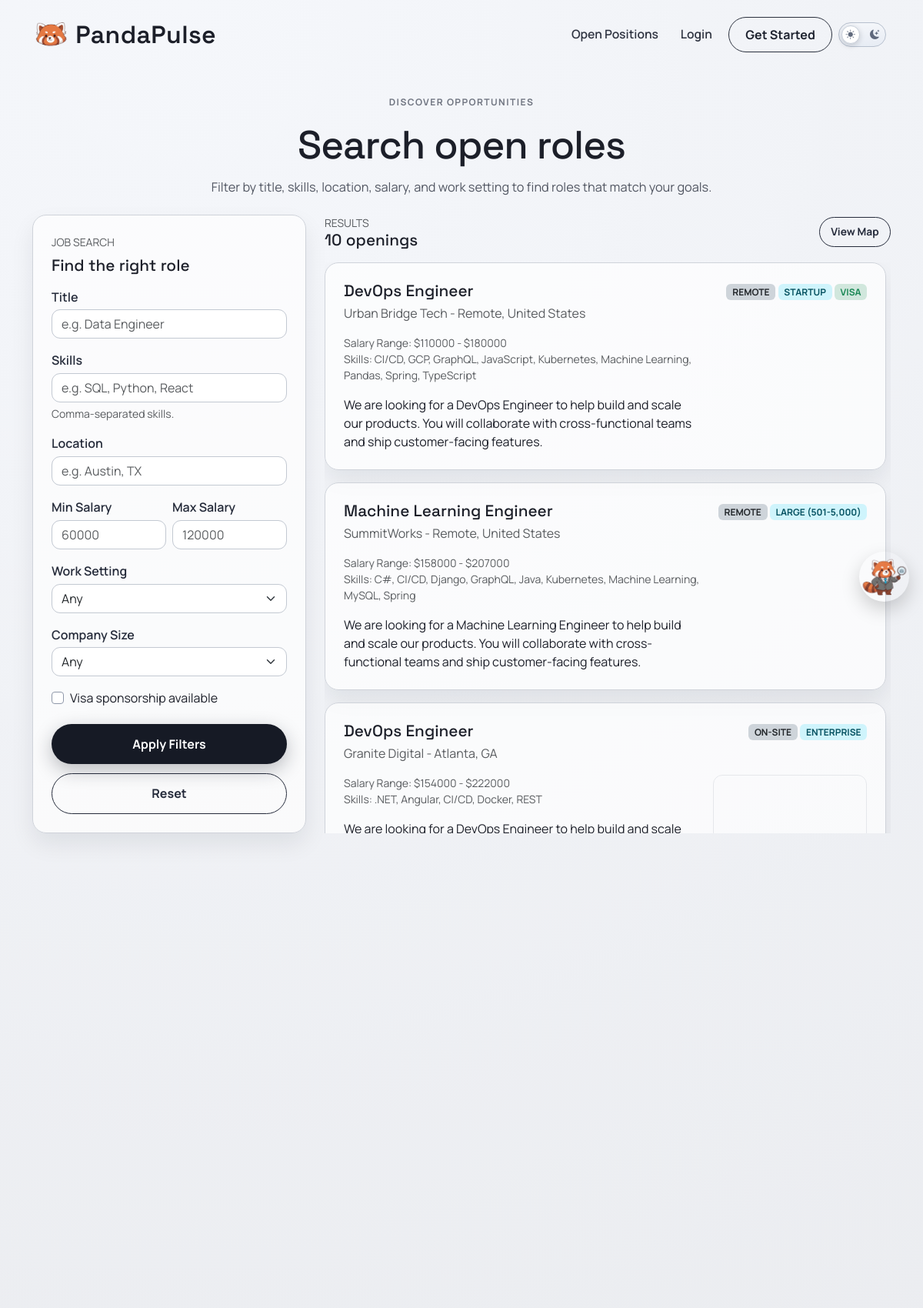
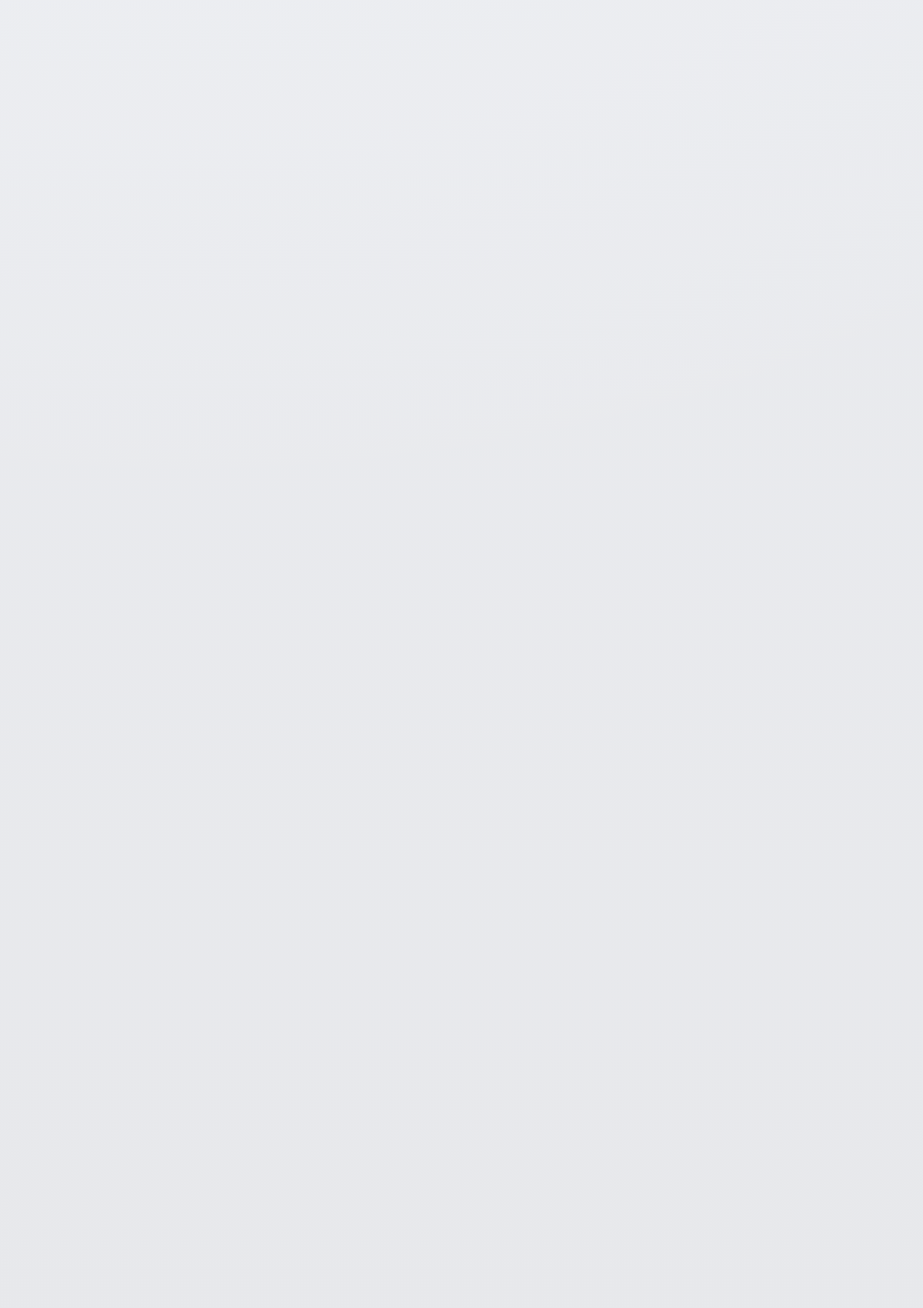
The app's page /jobposts/search/ (upper part) with its own data (2 pictures, top to bottom).
### jobposts/models.py (models this page shows, shortened)
class JobPost(models.Model):
    COMPANY_SIZE_CHOICES = [
        ("small", "Small (1-50)"),
        ("mid_size", "Mid-size (51-500)"),
        ("large", "Large (501-5,000)"),
        ("fortune_500", "Fortune 500"),
        ("startup", "Startup"),
        ("enterprise", "Enterprise"),
        ("other", "Other"),
    ]
    owner = models.ForeignKey(
        settings.AUTH_USER_MODEL,
        on_delete=models.CASCADE,
        related_name='job_posts',
        null=True,
        blank=True,
    )
    title = models.CharField(max_length=200)
    company = models.CharField(max_length=150)
    location = models.CharField(max_length=150)
    pay_range = models.CharField(max_length=100)
    skills = models.CharField(max_length=300, blank=True)
    salary_min = models.IntegerField(null=True, blank=True)
    salary_max = models.IntegerField(null=True, blank=True)
    WORK_SETTING_CHOICES = [
        ("remote", "Remote"),
        ("onsite", "On-site"),
        ("hybrid", "Hybrid"),
    ]
    work_setting = models.CharField(max_length=20, choices=WORK_SETTING_CHOICES, default="onsite")
    company_size = models.CharField(max_length=20, choices=COMPANY_SIZE_CHOICES, default="other")
    visa_sponsorship = models.BooleanField(default=False)
    description = models.TextField()
    created_at = models.DateTimeField(auto_now_add=True)

### map/models.py (models this page shows, shortened)
class OfficeLocation(models.Model):
    job_post = models.OneToOneField(
        'jobposts.JobPost',
        on_delete=models.CASCADE,
        related_name='office_location',
    )
    address_line_1 = models.CharField(max_length=255, blank=True)
    address_line_2 = models.CharField(max_length=255, blank=True)
    city = models.CharField(max_length=100, blank=True)
    state = models.CharField(max_length=100, blank=True)
    postal_code = models.CharField(max_length=20, blank=True)
    country = models.CharField(max_length=100, blank=True, default='United States')
    latitude = models.DecimalField(
        max_digits=9,
        decimal_places=6,
        validators=[
            MinValueValidator(Decimal('-90')),
            MaxValueValidator(Decimal('90')),
        ],
    )
    longitude = models.DecimalField(
        max_digits=9,
        decimal_places=6,
        validators=[
            MinValueValidator(Decimal('-180')),
            MaxValueValidator(Decimal('180')),
        ],
    )
    class Meta:
        ordering = ['job_post_id']
    @property
    def full_address(self):
        parts = [
            self.address_line_1,
            self.address_line_2,
            self.city,
            self.state,
            self.postal_code,
            self.country,
        ]
        return ', '.join([part for part in parts if part])
    @property
    def osm_embed_url(self):
        lat = float(self.latitude)
        lon = float(self.longitude)
        return f'https://maps.google.com/maps?q={lat},{lon}&z=15&output=embed'

### jobposts/views.py (the view, shortened to what this page needs)
# urls.py: path('search/', views.search, name='jobposts.search'),
def search(request):
    if request.user.is_authenticated:
        prof = Profile.objects.filter(user=request.user).first()
        if prof and (prof.account_type == Profile.AccountType.EMPLOYER and not prof.user.is_staff):
            return redirect("accounts.candidate_search")
    template_data = {'title': 'Job Search'}
    posts = JobPost.objects.select_related('office_location').all().order_by('-created_at')
    can_post_job = False
    if request.user.is_authenticated:
        can_post_job = _is_employer(request.user)
    title = request.GET.get('title', '').strip()
    skills = request.GET.get('skills', '').strip()
    location = request.GET.get('location', '').strip()
    salary_min = request.GET.get('salary_min', '').strip()
    salary_max = request.GET.get('salary_max', '').strip()
    work_setting = request.GET.get('work_setting', '').strip()
    company_size = request.GET.get('company_size', '').strip()
    visa_sponsorship = request.GET.get('visa_sponsorship', '').strip()
    use_home_radius = False
    radius_miles = ''
    radius_warning = ''
    radius_active = False
    is_applicant = False
    applicant_profile = None
    has_home_address = False
    home_address = ''
    if title:
        posts = posts.filter(title__icontains=title)
    if skills:
        skill_terms = [term.strip() for term in skills.split(',') if term.strip()]
        for term in skill_terms:
            posts = posts.filter(skills__icontains=term)
    if location:
        posts = posts.filter(location__icontains=location)
    if work_setting:
        posts = posts.filter(work_setting=work_setting)
    if company_size:
        posts = posts.filter(company_size=company_size)
    if visa_sponsorship.lower() in {'true', '1', 'on', 'yes'}:
        posts = posts.filter(visa_sponsorship=True)
    if salary_min:
        try:
            min_value = int(salary_min)
            posts = posts.filter(Q(salary_max__gte=min_value) | Q(salary_min__gte=min_value))
        except ValueError:
            pass
    if salary_max:
        try:
            max_value = int(salary_max)
            posts = posts.filter(Q(salary_min__lte=max_value) | Q(salary_max__lte=max_value))
        except ValueError:
            pass
    posts_sequence = list(posts)
    matched_posts = []
    other_posts = posts_sequence
    template_data['posts'] = posts_sequence
    template_data['matched_posts'] = matched_posts
    template_data['other_posts'] = other_posts
    template_data['posts_count'] = len(posts_sequence)
    template_data['can_post_job'] = can_post_job
    template_data['filters'] = {
        'title': title,
        'skills': skills,
        'location': location,
        'salary_min': salary_min,
        'salary_max': salary_max,
        'work_setting': work_setting,
        'company_size': company_size,
        'visa_sponsorship': visa_sponsorship.lower() in {'true', '1', 'on', 'yes'},
        'use_home_radius': use_home_radius,
        'radius_miles': radius_miles,
    }
    template_data['is_applicant'] = is_applicant
    template_data['has_home_address'] = has_home_address
    template_data['home_address'] = home_address
    template_data['radius_warning'] = radius_warning
    template_data['radius_active'] = radius_active
    return render(request, 'jobposts/search.html', {'template_data': template_data})

### accounts/context_processors.py (called while the page is built)
def can_post_job(request):
    if not request.user.is_authenticated:
        return {"can_post_job": False}
    is_employer = Profile.objects.filter(
        user=request.user,
        account_type=Profile.AccountType.EMPLOYER,
    ).exists()
    return {"can_post_job": is_employer}

### jobposts/templates/jobposts/search.html (shortened to what this page needs)
{% extends 'base.html' %}
{% block content %}
<section class="page-shell job-search-page">
  <div class="container">
    <div class="page-intro text-center">
      <p class="page-kicker">Discover opportunities</p>
      <h1 class="page-title">Search open roles</h1>
      <p class="page-copy">Filter by title, skills, location, salary, and work setting to find roles that match your goals.</p>
    </div>
    <div class="row g-4">
      <div class="col-lg-4">
        <div class="surface-card">
          <div class="text-uppercase text-muted small mb-2">Job search</div>
          <h2 class="surface-title mb-3">Find the right role</h2>
          <form method="get" class="vstack gap-3" id="job-search-filters">
            <div>
              <label class="form-label">Title</label>
              <input type="text" name="title" class="form-control" placeholder="e.g. Data Engineer" value="{{ template_data.filters.title }}">
            </div>
            <div>
              <label class="form-label">Skills</label>
              <input type="text" name="skills" class="form-control" placeholder="e.g. SQL, Python, React" value="{{ template_data.filters.skills }}">
              <div class="form-text">Comma-separated skills.</div>
            </div>
            <div>
              <label class="form-label">Location</label>
              <input type="text" name="location" class="form-control" placeholder="e.g. Austin, TX" value="{{ template_data.filters.location }}">
            </div>
            <div class="row g-2">
              <div class="col-6">
                <label class="form-label">Min Salary</label>
                <input type="number" name="salary_min" class="form-control" placeholder="60000" value="{{ template_data.filters.salary_min }}">
              </div>
              <div class="col-6">
                <label class="form-label">Max Salary</label>
                <input type="number" name="salary_max" class="form-control" placeholder="120000" value="{{ template_data.filters.salary_max }}">
              </div>
            </div>
            <div>
              <label class="form-label">Work Setting</label>
              <select name="work_setting" class="form-select">
                <option value="" {% if not template_data.filters.work_setting %}selected{% endif %}>Any</option>
              </select>
            </div>
            <div>
              <label class="form-label">Company Size</label>
              <select name="company_size" class="form-select">
                <option value="" {% if not template_data.filters.company_size %}selected{% endif %}>Any</option>
              </select>
            </div>
            <div class="form-check">
              <input class="form-check-input" type="checkbox" id="visa_sponsorship" name="visa_sponsorship" value="true" {% if template_data.filters.visa_sponsorship %}checked{% endif %}>
              <label class="form-check-label" for="visa_sponsorship">Visa sponsorship available</label>
            </div>
            <div class="form-actions mt-1">
              <button type="submit" class="primary-btn border-0 w-100">Apply Filters</button>
              <a href="{% url 'jobposts.search' %}" class="secondary-btn w-100">Reset</a>
            </div>
          </form>
        </div>
      </div>
      <div class="col-lg-8">
        <div class="d-flex align-items-center justify-content-between mb-3">
          <div>
            <div class="text-uppercase text-muted small">Results</div>
            <h3 class="surface-title mb-0">{{ template_data.posts_count }} openings</h3>
          </div>
          <a class="secondary-btn btn-compact" href="{% url 'map.jobs_map' %}">View Map</a>
        </div>
        {% if template_data.posts %}
          <div class="vstack gap-3 job-results-scroll">
            {% for post in template_data.other_posts|default:template_data.posts %}
              <div class="surface-card py-4">
                <div class="d-flex justify-content-between flex-wrap gap-2">
                  <div>
                    <h4 class="surface-title mb-1">{{ post.title }}</h4>
                    <div class="text-muted">{{ post.company }} - {{ post.location }}</div>
                  </div>
                  <div class="d-flex flex-column align-items-end justify-content-between gap-2">
                    <div class="text-end">
                      <span class="badge bg-dark-subtle text-dark text-uppercase">{{ post.get_work_setting_display }}</span>
                      <span class="badge bg-info-subtle text-info-emphasis text-uppercase">{{ post.get_company_size_display }}</span>
                      {% if post.visa_sponsorship %}
                        <span class="badge bg-success-subtle text-success text-uppercase">Visa</span>
                      {% endif %}
                    </div>
                  </div>
                </div>
                <div class="job-post-layout mt-3">
                  <div class="job-post-main">
                    {% if post.salary_min or post.salary_max %}
                      <div class="small text-muted">
                        Salary Range:
                        {% if post.salary_min %}${{ post.salary_min }}{% endif %}
                        {% if post.salary_min and post.salary_max %} - {% endif %}
                        {% if post.salary_max %}${{ post.salary_max }}{% endif %}
                      </div>
                    {% endif %}
                    {% if post.skills %}<div class="small text-muted">Skills: {{ post.skills }}</div>{% endif %}
                    <p class="mt-3 mb-0">{{ post.description|truncatewords:40 }}</p>
                  </div>
                  {% if post.office_location %}
                  <aside class="job-post-map">
                    <div class="ratio ratio-4x3 job-post-map-frame">
                      <iframe title="Office location map" src="{{ post.office_location.osm_embed_url }}" loading="lazy"></iframe>
                    </div>
                  </aside>
                  {% endif %}
                </div>
              </div>
            {% endfor %}
          </div>
        {% else %}
          <div class="surface-card p-5 text-center">
            <h4 class="surface-title mb-2">No matching jobs yet</h4>
            <p class="text-muted mb-4">Try widening your filters.</p>
          </div>
        {% endif %}
      </div>
    </div>
  </div>
</section>
{% endblock content %}

### project2/static/css/style.css (style rules this page uses)
:root { --bg-base: #e7e8eb; --ink: #1c1f29; --ink-muted: #515662; --line: #c3c8d0; --panel: #9fc3df; --panel-2: #c8deef; }
* { box-sizing: border-box; }
body { margin: 0; min-height: 100vh; font-family: "Manrope", sans-serif; color: var(--ink); background: radial-gradient(circle at 20% 0%, #f5f7fb 0%, rgba(245, 247, 251, 0.3) 38%, transparent 65%), linear-gradient(180deg, #eceef2 0%, var(--bg-base) 100%); }
.primary-btn, .secondary-btn, .danger-btn { display: inline-flex; align-items: center; justify-content: center; text-decoration: none; border-radius: 999px; font-weight: 700; padding: 0.85rem 1.55rem; min-width: 158px; transition: transform 0.22s ease, box-shadow 0.22s ease, background 0.22s ease; }
.btn-compact { min-width: auto; padding: 0.5rem 0.9rem; font-size: 0.86rem; }
.primary-btn { background: #161a25; color: #fff; box-shadow: 0 8px 24px rgba(22, 26, 37, 0.28); }
.secondary-btn { border: 1.3px solid #252b3b; color: #252b3b; }
.page-shell { padding: 2.1rem 0 3.4rem; }
.page-intro { max-width: 860px; margin: 0 auto 1.4rem; }
.page-title { font-family: "Space Grotesk", sans-serif; font-size: clamp(2rem, 4.8vw, 3.2rem); letter-spacing: -0.02em; margin-bottom: 0.7rem; }
.page-kicker { text-transform: uppercase; letter-spacing: 0.12em; font-size: 0.75rem; font-weight: 700; color: #6f7480; }
.page-copy { color: var(--ink-muted); font-size: 1.02rem; line-height: 1.6; }
.surface-card { background: rgba(255, 255, 255, 0.68); border: 1px solid #cfd3da; border-radius: 18px; padding: 1.5rem; box-shadow: 0 14px 30px rgba(18, 23, 36, 0.08); }
.surface-title { font-family: "Space Grotesk", sans-serif; font-size: 1.3rem; margin-bottom: 0.55rem; }
.field-block label, .form-label { font-weight: 600; color: #252b3a; margin-bottom: 0.3rem; }
.form-control, .form-select { border-radius: 11px; border-color: #c3c9d2; background-color: rgba(255, 255, 255, 0.92); }
.form-check-input { border-color: #8f98a9; }
.form-actions { display: flex; gap: 0.75rem; align-items: center; flex-wrap: wrap; }
.form-actions .primary-btn, .form-actions .secondary-btn, .form-actions .danger-btn { min-width: 150px; }
.job-post-layout { display: grid; grid-template-columns: minmax(0, 1fr) 200px; gap: 1rem; align-items: stretch; }
.job-post-main { min-width: 0; }
.job-post-map { justify-self: end; align-self: stretch; width: 100%; max-width: 200px; display: flex; flex-direction: column; height: 100%; }
.job-post-map-frame { overflow: hidden; border-radius: 12px; border: 1px solid #e5e7eb; }
.job-post-map-frame iframe { border: 0; }
.job-search-page .job-results-scroll { max-height: 75vh; overflow-y: auto; padding-right: 0.35rem; }

### project2/static/mascot/panda.css (style rules this page uses)
:root { --panda-size: 65px; --panda-z: 9999; --panda-shadow: 0 10px 25px rgba(0,0,0,.18); --panda-gap: 10px; --panda-bubble-bg: rgba(0,0,0,.82); --panda-bubble-color: #fff; --panda-bubble-radius: 12px; --panda-bubble-font: 12px; --panda-bubble-pad-y: 10px; --panda-bubble-pad-x: 30px; --panda-bubble-maxw: 350px; }

### records on screen
JobPost: title "DevOps Engineer", company "Urban Bridge Tech", location "Remote, United States", work_setting "REMOTE", company_size "STARTUP", visa_sponsorship "VISA", salary_min "110000", salary_max "180000", skills "CI/CD, GCP, GraphQL, JavaScript, Kubernetes, Machine Learning, Pandas, Spring, TypeScript", description "We are looking for a DevOps Engineer to help build and scale our products. You will collaborate with cross-functional teams and ship customer-facing features."
JobPost: title "Machine Learning Engineer", company "SummitWorks", location "Remote, United States", work_setting "REMOTE", company_size "LARGE (501-5,000)", salary_min "158000", salary_max "207000", skills "C#, CI/CD, Django, GraphQL, Java, Kubernetes, Machine Learning, MySQL, Spring", description "We are looking for a Machine Learning Engineer to help build and scale our products. You will collaborate with cross-functional teams and ship customer-facing features."
JobPost: title "DevOps Engineer", company "Granite Digital", location "Atlanta, GA", work_setting "ON-SITE", company_size "ENTERPRISE", salary_min "154000", salary_max "222000", skills ".NET, Angular, CI/CD, Docker, REST", description "We are looking for a DevOps Engineer to help build and scale…"

### other values on screen
{{ template_data.posts_count }} "10"
